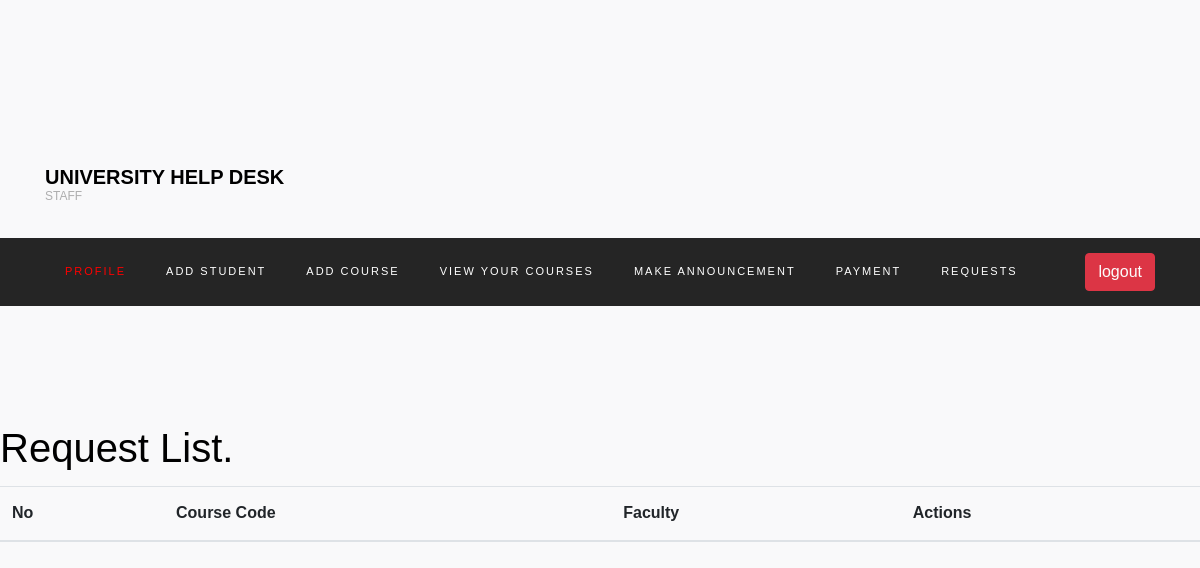
Page /request_list/ (signed in) on the earlier database version.
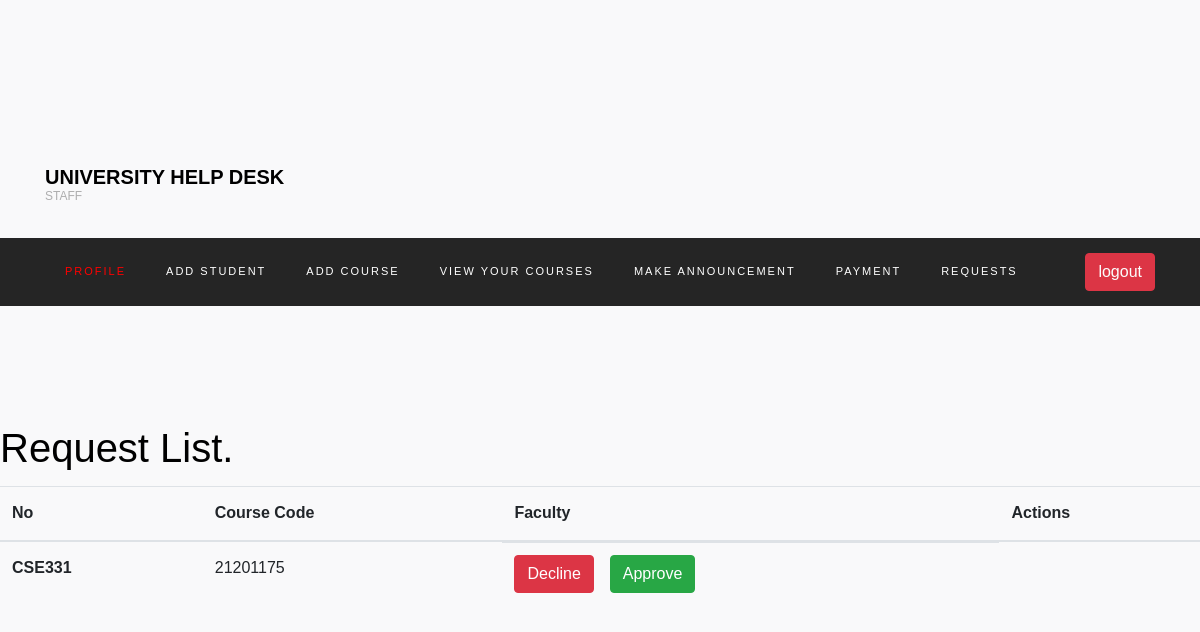
Same page on the later database version.
### login/models.py (models this page shows, shortened)
class Request(models.Model):
    student = models.ForeignKey(Student, on_delete=models.CASCADE)
    course = models.ForeignKey(Course, on_delete=models.CASCADE)
    faculty = models.ForeignKey(Faculty, on_delete=models.CASCADE)
    request_date = models.DateTimeField(default=datetime.now, blank=True)
    status = models.BooleanField(default=None, null=True)
    is_approved = models.BooleanField(default=False)

class Course(models.Model):
    course_faculty = models.ForeignKey(
        Faculty, on_delete=models.CASCADE, null=True, blank=True)
    course_id = models.CharField(max_length=10, null=True, blank=True)
    course_name = models.TextField(max_length=100, unique=True)
    course_description = models.TextField(
        max_length=200, blank=True, null=True)
    course_credit = models.IntegerField()
    course_department = models.CharField(max_length=100, blank=True, null=True)
    start_time = models.TimeField(null=True, blank=True)
    end_time = models.TimeField(null=True, blank=True)
    def __str__(self):
        return str(self.course_id)

class Student(models.Model):
    user = models.ForeignKey(User, on_delete=models.CASCADE)
    student_id = models.CharField(
        max_length=10, unique=True, null=True, blank=True)
    phone = models.CharField(max_length=200, blank=True, null=True)
    department = models.CharField(max_length=200, blank=True, null=True)
    enrolled_semester = models.CharField(max_length=200, blank=True, null=True)
    is_approved = models.BooleanField(default=False, null=True, blank=True)
    def __str__(self):
        return self.student_id

### login/views.py (the view, shortened to what this page needs)
# urls.py: path('request_list/', views.request_list, name='request_list'),
def request_list(request):
    teacher_requests = Request.objects.filter(faculty=request.user.faculty)
    return render(request, 'request_list.html', {'teacher_requests': teacher_requests})

### templates/request_list.html (shortened to what this page needs)
{%extends 'faculty_base.html' %}
{%block main-content%}
<section>
    <h1>Request List.</h1>
    <table class="table table-hover">
        <thead>
            <tr>
                <th scope="col">No</th>
                <th scope="col">Course Code</th>
                <th scope="col">Faculty</th>
                <th scope="col">Actions</th>
            </tr>
        </thead>
        <tbody>
            {% for request in teacher_requests %}
            <tr>
                <th scope="row">{{ request.course }}</th>
                <td>{{ request.student }}</td>
                <td style="display: flex;gap:1em;">
                    {% if not request.is_approved %}
                    <form method="post" action="{% url 'request_list' %}">
                        <button type="submit" class="btn btn-danger">Decline</button>
                    </form>
                    <form method="post" action="{% url 'request_list' %}">
                        <button type="submit" class="btn btn-success">Approve</button>
                    </form>
                    {% else %}
                    <span class="badge badge-success">Approved</span>
                    {% endif %}
                </td>
            </tr>
            {% endfor %}
        </tbody>
    </table>
</section>
{%endblock main-content%}

Differences in the rows shown:
added Request: course "CSE331", student "21201175"
